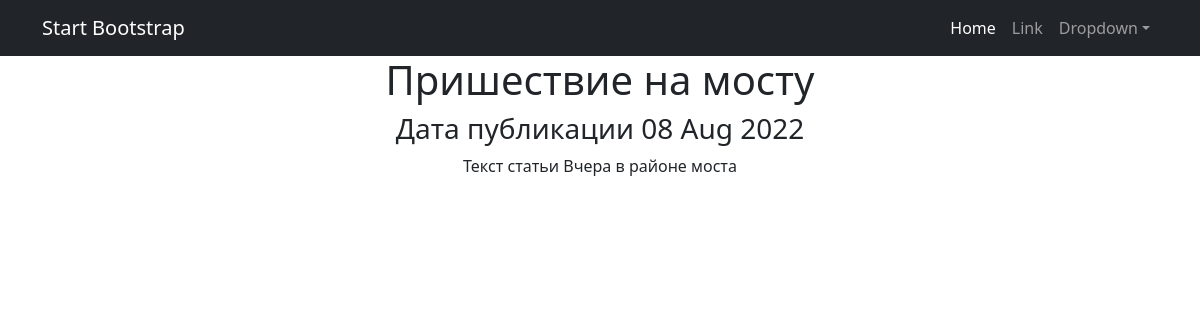
Screenshot of /news/10 with the database file from the repository.
### news/models.py (models this page shows, shortened)
class Post(models.Model):
    author = models.ForeignKey(Author, on_delete=models.CASCADE)
    NEWS = 'NW'
    ARTICLE = 'AR'
    CATEGORY_CHOICES = (
        (NEWS, 'Новость'),
        (ARTICLE, 'Статья')
    )
    category_type = models.CharField(max_length=2, choices=CATEGORY_CHOICES, default=ARTICLE)
    dateCreation = models.DateTimeField(auto_now_add=True)
    title = models.CharField(max_length=128)
    text = models.TextField()
    rating = models.SmallIntegerField(default=0)
    category = models.ManyToManyField(Category, through='PostCategory', verbose_name='Категория')

### news/views.py (the view)
# urls.py: path('<int:pk>', NewsDetail.as_view(), name='news'),
class NewsDetail(DetailView):
    model = Post
    template_name = 'new.html'
    context_object_name = 'newOne'

### news/templatetags/custom_filters.py (called while the page is built)
@register.filter()
def censor(value):
    if not isinstance(value, str):
        raise ValueError
    for word in black_list:
        value = value.replace(word[1:], "*"*(len(word)-1))
    return value

### templates/new.html (shortened to what this page needs)
{% extends 'flatpages/default.html' %}
{% load custom_filters %}
{% block content %}
<h1>{{ newOne.title|censor}}</h1>
<h3> Дата публикации {{ newOne.dateCreation|date:'d M Y' }}</h3>
<p> Текст статьи {{ newOne.text|censor }}</p>
{% endblock content %}

### rows the page displays
Post: title|censor "Пришествие на мосту", dateCreation "08 Aug 2022", text|censor "Вчера в районе моста"
